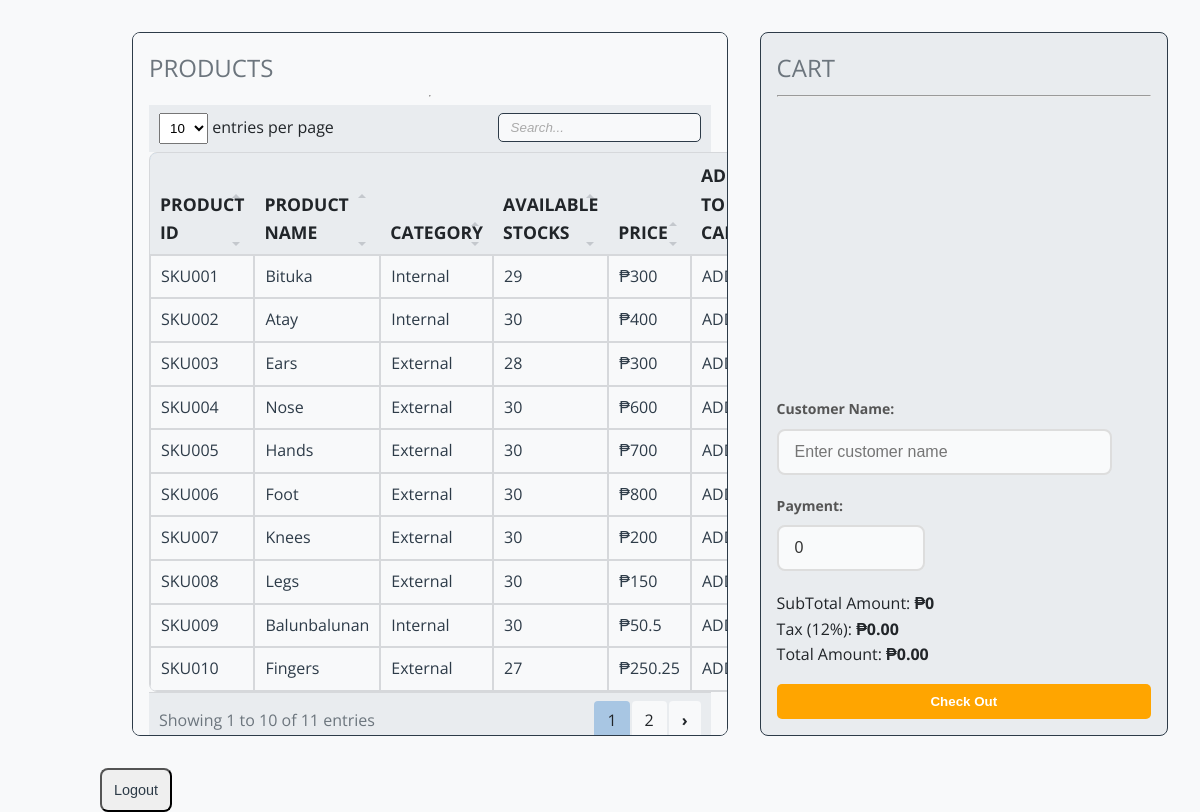
The app's page /akt/index.php (signed in) with its own data.
### tables this page shows
CREATE TABLE `products` (
  `id` int(11) NOT NULL,
  `category_id` int(11) NOT NULL,
  `name` varchar(60) NOT NULL,
  `quantity` int(11) NOT NULL,
  `price` float NOT NULL,
  `short_description` varchar(255) DEFAULT NULL
);

### akt/models/Product.php (called while the page is built, shortened)
<?php
require_once __DIR__.'/../_init.php';
class Product
{
    public function __construct($product)
    {
        $this->id = $product['id'];
        $this->name = $product['name'];
        $this->quantity = intval($product['quantity']);
        $this->price = floatval($product['price']);
        $this->category = $this->getCategory($product);
    }
    private function getCategory($product)
    {
        if (isset($product['category_name'])) {
            return new Category([
                'id' => $product['category_id'],
                'name' => $product['category_name']
            ]);
        }
        return Category::find($product['category_id']);
    }
    public static function all()
    {
        global $connection;
        try {
            $stmt = $connection->prepare('SELECT products.*, categories.name AS category_name FROM products INNER JOIN categories ON products.category_id = categories.id');
            $stmt->execute();
            $stmt->setFetchMode(PDO::FETCH_ASSOC);
            $result = $stmt->fetchAll();
            return array_map(fn($item) => new Product($item), $result);
        } catch (Exception $e) {
            throw new Exception('Error fetching all products: ' . $e->getMessage());
        }
    }
}

### akt/models/Category.php (called while the page is built, shortened)
<?php
class Category
{
    public function __construct($category)
    {
        $this->name = $category['name'];
    }
}

### akt/index.php (the view, shortened to what this page needs)
<?php
$products = Product::all();
?>
<!DOCTYPE html>
<html>
<head>
    <link rel="stylesheet" type="text/css" href="./css/main.css">
    <link rel="stylesheet" type="text/css" href="./css/admin.css">
    <link rel="stylesheet" type="text/css" href="./css/cashier.css">
    <link rel="stylesheet" type="text/css" href="./css/util.css">
    <link rel="stylesheet" type="text/css" href="./css/datatable.css">
</head>
<body>
    <div class="flex">
        <main x-data='products(<?= json_encode($products) ?>)'>
            <div class="flex h-full">
                <div class="products">
                    <div class="subtitle">PRODUCTS</div>
                    <hr/>
                    <table id="productsTable">
                        <thead>
                            <tr>
                                <th>PRODUCT ID</th>
                                <th>PRODUCT NAME</th>
                                <th>CATEGORY</th>
                                <th>AVAILABLE STOCKS</th>
                                <th>PRICE</th>
                                <th>ADD TO CART</th>
                            </tr>
                        </thead>
                        <tbody>
                            <?php $skuCounter = 1; ?>
                            <?php foreach ($products as $product) : ?>
                            <tr>
                                <td>SKU<?= str_pad($skuCounter++, 3, '0', STR_PAD_LEFT) ?></td>
                                <td><?= $product->name ?></td>
                                <td><?= $product->category->name ?></td>
                                <td><?= $product->quantity ?></td>
                                <td>₱<?= $product->price ?></td>
                                <td>
                                    <a @click="addToCart(<?= $product->id ?>)" href="#" class="text-green-300">ADD</a>
                                </td>
                            </tr>
                            <?php endforeach; ?>
                        </tbody>
                    </table>
                </div>
                <div class="forms">
                    <div class="flex flex-col h-full">
                        <div>
                            <div class="subtitle">CART</div>
                            <hr/>
                        </div>
                        <div id="cardItemsContainer" class="flex-grow" style="overflow-y: auto;">
                        </div>
                        <form action="function/cashier_controller.php" method="POST" @submit="validate">
                            <div>
                                <label for="customer_name">Customer Name:</label>
                                <input type="customername" id="customer_name" name="customer_name" required placeholder="Enter customer name" />
                            </div>
                            <div>
                                <label for="payment">Payment:</label>
                                <input type="number" x-model="payment" step="0.25" name="payment" id="payment" required placeholder="Enter amount" />
                            </div>
                            <div>
                                <span>SubTotal Amount: </span>
                                <span class="font-bold" x-text="'₱'+totalPrice"></span>
                            </div>
                            <div>
                                <span>Tax (12%): </span>
                                <span class="font-bold" x-text="'₱'+(totalPrice * 0.12).toFixed(2)"></span>
                            </div>
                            <div>
                                <span>Total Amount: </span>
                                <span class="font-bold" x-text="'₱'+(totalPrice + (totalPrice * 0.12)).toFixed(2)"></span>
                            </div>
                            <button class="btn btn-primary mt-16 w-full">Check Out</button>
                        </form>
                    </div>
                </div>
            </div>
        </main>
    </div>
    <button class="nav-links-item" onclick="location.href='function/logout_controller.php'">
          <path stroke-linecap="round" stroke-linejoin="round" d="M17 16l4-4m0 0l-4-4m4 4H7m6 4v1a3 3 0 01-3 3H6a3 3 0 01-3-3V7a3 3 0 013-3h4a3 3 0 013 3v1" />
      <span>Logout</span>
  </button>
</body>
</html>

### akt/css/main.css (style rules this page uses)
body { --shadow: 0 4px 8px rgba(0, 0, 0, 0.1), 0 2px 4px rgba(0, 0, 0, 0.08); --primary-dark: #2D3B48; --primary: #4C6A92; --primary-light: #A8C6E3; --secondary-dark: #343A40; --secondary: #6C757D; --secondary-light: #D6D8DB; --background-light: #F8F9FA; --background-dark: #E9ECEF; --highlight: #FFD700; --success: orange ; --error: #DC3545; --text-primary: #212529; --text-secondary: #495057; --text-muted: #868E96; background: var(--background-light); margin: 0; font-family: "Open Sans", sans-serif; font-size: 16px; color: var(--text-primary); line-height: 1.6; }
body { padding-left: 100px; }
.btn { font-weight: 600; padding: 14px 22px; background-color: var(--primary); border: none; border-radius: 8px; cursor: pointer; color: #FFFFFF; transition: background-color 0.3s ease, transform 0.2s ease-in-out; }
.btn-primary { background-color: var(--primary-dark); color: #FFFFFF; }
.btn, .btn-outlined, .form-control input, .form-control select { transition: all 0.3s ease-in-out; }

### akt/css/admin.css (style rules this page uses)
:root { --primary-dark: #2D3B48; --primary: #4C6A92; --primary-light: #A8C6E3; --secondary-dark: #343A40; --secondary: #6C757D; --secondary-light: #D6D8DB; --background-light: #F8F9FA; --background-dark: #E9ECEF; --highlight: #FFD700; --success: #28A745; --error: #DC3545; --text-primary: #212529; --text-secondary: #495057; --text-muted: #868E96; }
.subtitle { font-size: 1.5rem; color: var(--secondary); }
hr { color: var(--secondary-light); }
a { color: inherit; text-decoration: none; }
main { flex-grow: 1; height: calc(100vh - 64px); overflow-y: auto; background-color: var(--background-light); padding: 16px; }
.nav-links-item { padding: 12px; display: flex; flex-direction: column; align-items: center; font-size: 0.9em; color: var(--primary-dark); border-radius: 8px; transition: background-color 0.3s ease, color 0.3s ease; }
table { border-collapse: collapse; width: 100%; border: 1px solid var(--secondary-light); border-radius: 8px; overflow: hidden; }
thead { background-color: var(--primary-light); }
th { text-align: left; padding: 12px; font-size: 1.1em; color: var(--primary-dark); }
td { background-color: var(--background-light); border: 1px solid var(--secondary-light); padding: 12px; color: var(--primary-dark); }
tr:nth-child(even) { background-color: var(--background-dark); }

### akt/css/cashier.css (style rules this page uses)
:root { --primary-dark: #2D3B48; --primary: #4C6A92; --primary-light: #A8C6E3; --secondary-dark: #343A40; --secondary: #6C757D; --secondary-light: #D6D8DB; --background-light: #F8F9FA; --background-dark: #E9ECEF; --highlight: #FFD700; --success: #28A745; --error: #DC3545; --text-primary: #212529; --text-secondary: #495057; --text-muted: #868E96; }
.products, .forms { margin: 16px; border-radius: 8px; padding: 16px; border: 1px solid var(--primary-dark); display: flex; flex-direction: column; }
.products { flex: 3; background-color: var(--background-light); overflow-y: auto; }
.forms { flex: 2; background-color: var(--background-dark); }
button, .card { transition: transform 0.3s ease, box-shadow 0.3s ease; }
button.btn { padding: 10px 20px; background-color: var(--success); color: white; border: none; border-radius: 5px; cursor: pointer; }

### akt/css/util.css (style rules this page uses)
.mt-16 { margin-top: 16px; }
.font-bold { font-weight: bold; }
.flex { display: flex; }
.flex-grow { flex-grow: 1; }
.flex-col { flex-direction: column; }
.w-full { width: 100%; }
.h-full { height: 100%; }

### akt/css/datatable.css (style rules this page uses)
:root { --primary-dark: #2D3B48; --primary: #4C6A92; --primary-light: #A8C6E3; --secondary-dark: #343A40; --secondary: #6C757D; --secondary-light: #D6D8DB; --background-light: #F8F9FA; --background-dark: #E9ECEF; --highlight: #FFD700; --success: #28A745; --error: #DC3545; --text-primary: #212529; --text-secondary: #495057; --text-muted: #868E96; }
.dataTable-table { max-width: 100%; width: 100%; border-spacing: 0; border-collapse: separate; }
.dataTable-table > tbody > tr > td, .dataTable-table > tbody > tr > th, .dataTable-table > tfoot > tr > td, .dataTable-table > tfoot > tr > th, .dataTable-table > thead > tr > td, .dataTable-table > thead > tr > th { vertical-align: top; padding: 8px 10px; }
.dataTable-table > thead > tr > th { vertical-align: bottom; text-align: left; border-bottom: 1px solid var(--secondary-light); background-color: var(--background-dark); color: var(--text-primary); }
.dataTable-table th { vertical-align: bottom; text-align: left; }

### records on screen
products: skuCounter "001", name "Bituka", name "Internal", quantity "29", price "300"
products: skuCounter "002", name "Atay", name "Internal", quantity "30", price "400"
products: skuCounter "003", name "Ears", name "External", quantity "28", price "300"
products: skuCounter "004", name "Nose", name "External", quantity "30", price "600"
products: skuCounter "005", name "Hands", name "External", quantity "30", price "700"
products: skuCounter "006", name "Foot", name "External", quantity "30", price "800"
products: skuCounter "007", name "Knees", name "External", quantity "30", price "200"
products: skuCounter "008", name "Legs", name "External", quantity "30", price "150"
products: skuCounter "009", name "Balunbalunan", name "Internal", quantity "30", price "50.5"
products: skuCounter "010", name "Fingers", name "External", quantity "27", price "250.25"
